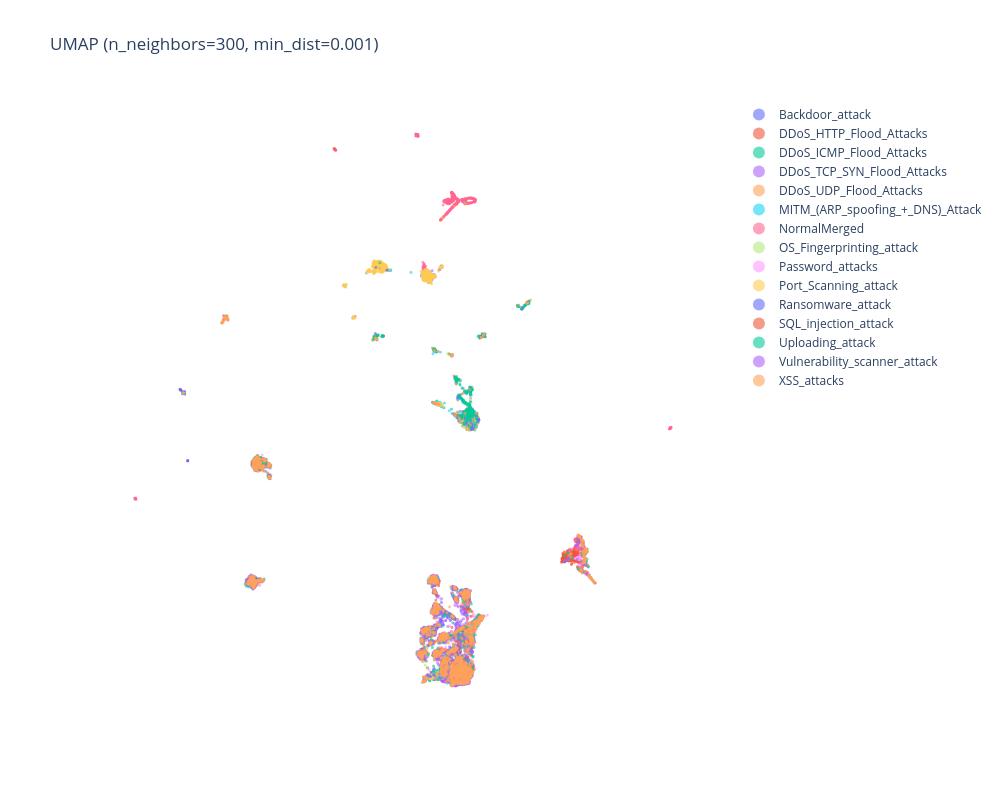

The notebook cell this image was saved under:
### Code cell
DATA_DIR = Path("Outputs/Embeddings/PacketEmbeddings_AutoEncoder/Epoch1")
SEED = 42
X, labels = load_data(DATA_DIR, seed=SEED)
fig = plot_umap(X, labels)

### Figure 1 — Plotly figure (JSON) as saved in the notebook; plotly's stock layout.template omitted (floating-point values rounded to 4 significant figures; data arrays with more than 128 entries replaced by an {"elided": "..."} marker saying what was removed)
{"data": [{"hovertemplate": "Backdoor_attack<extra></extra>", "marker": {"opacity": 0.6, "size": 3}, "mode": "markers", "name": "Backdoor_attack", "type": "scattergl", "x": {"elided": "3333 float values"}, "y": {"elided": "3333 float values"}}, {"hovertemplate": "DDoS_HTTP_Flood_Attacks<extra></extra>", "marker": {"opacity": 0.6, "size": 3}, "mode": "markers", "name": "DDoS_HTTP_Flood_Attacks", "type": "scattergl", "x": {"elided": "3333 float values"}, "y": {"elided": "3333 float values"}}, {"hovertemplate": "DDoS_ICMP_Flood_Attacks<extra></extra>", "marker": {"opacity": 0.6, "size": 3}, "mode": "markers", "name": "DDoS_ICMP_Flood_Attacks", "type": "scattergl", "x": {"elided": "3333 float values"}, "y": {"elided": "3333 float values"}}, {"hovertemplate": "DDoS_TCP_SYN_Flood_Attacks<extra></extra>", "marker": {"opacity": 0.6, "size": 3}, "mode": "markers", "name": "DDoS_TCP_SYN_Flood_Attacks", "type": "scattergl", "x": {"elided": "3333 float values"}, "y": {"elided": "3333 float values"}}, {"hovertemplate": "DDoS_UDP_Flood_Attacks<extra></extra>", "marker": {"opacity": 0.6, "size": 3}, "mode": "markers", "name": "DDoS_UDP_Flood_Attacks", "type": "scattergl", "x": {"elided": "3333 float values"}, "y": {"elided": "3333 float values"}}, {"hovertemplate": "MITM_(ARP_spoofing_+_DNS)_Attack<extra></extra>", "marker": {"opacity": 0.6, "size": 3}, "mode": "markers", "name": "MITM_(ARP_spoofing_+_DNS)_Attack", "type": "scattergl", "x": {"elided": "1199 float values"}, "y": {"elided": "1199 float values"}}, {"hovertemplate": "NormalMerged<extra></extra>", "marker": {"opacity": 0.6, "size": 3}, "mode": "markers", "name": "NormalMerged", "type": "scattergl", "x": {"elided": "3333 float values"}, "y": {"elided": "3333 float values"}}, {"hovertemplate": "OS_Fingerprinting_attack<extra></extra>", "marker": {"opacity": 0.6, "size": 3}, "mode": "markers", "name": "OS_Fingerprinting_attack", "type": "scattergl", "x": {"elided": "1158 float values"}, "y": {"elided": "1158 float values"}}, {"hovertemplate": "Password_attacks<extra></extra>", "marker": {"opacity": 0.6, "size": 3}, "mode": "markers", "name": "Password_attacks", "type": "scattergl", "x": {"elided": "3333 float values"}, "y": {"elided": "3333 float values"}}, {"hovertemplate": "Port_Scanning_attack<extra></extra>", "marker": {"opacity": 0.6, "size": 3}, "mode": "markers", "name": "Port_Scanning_attack", "type": "scattergl", "x": {"elided": "3333 float values"}, "y": {"elided": "3333 float values"}}, {"hovertemplate": "Ransomware_attack<extra></extra>", "marker": {"opacity": 0.6, "size": 3}, "mode": "markers", "name": "Ransomware_attack", "type": "scattergl", "x": {"elided": "3333 float values"}, "y": {"elided": "3333 float values"}}, {"hovertemplate": "SQL_injection_attack<extra></extra>", "marker": {"opacity": 0.6, "size": 3}, "mode": "markers", "name": "SQL_injection_attack", "type": "scattergl", "x": {"elided": "3333 float values"}, "y": {"elided": "3333 float values"}}, {"hovertemplate": "Uploading_attack<extra></extra>", "marker": {"opacity": 0.6, "size": 3}, "mode": "markers", "name": "Uploading_attack", "type": "scattergl", "x": {"elided": "3333 float values"}, "y": {"elided": "3333 float values"}}, {"hovertemplate": "Vulnerability_scanner_attack<extra></extra>", "marker": {"opacity": 0.6, "size": 3}, "mode": "markers", "name": "Vulnerability_scanner_attack", "type": "scattergl", "x": {"elided": "3333 float values"}, "y": {"elided": "3333 float values"}}, {"hovertemplate": "XSS_attacks<extra></extra>", "marker": {"opacity": 0.6, "size": 3}, "mode": "markers", "name": "XSS_attacks", "type": "scattergl", "x": {"elided": "3333 float values"}, "y": {"elided": "3333 float values"}}], "layout": {"height": 800, "legend": {"itemclick": "toggle", "itemdoubleclick": "toggleothers", "itemsizing": "constant"}, "title": {"text": "UMAP (n_neighbors=300, min_dist=0.001)"}, "width": 1000, "xaxis": {"showgrid": false, "showticklabels": false, "zeroline": false}, "yaxis": {"scaleanchor": "x", "scaleratio": 1, "showgrid": false, "showticklabels": false, "zeroline": false}}}
